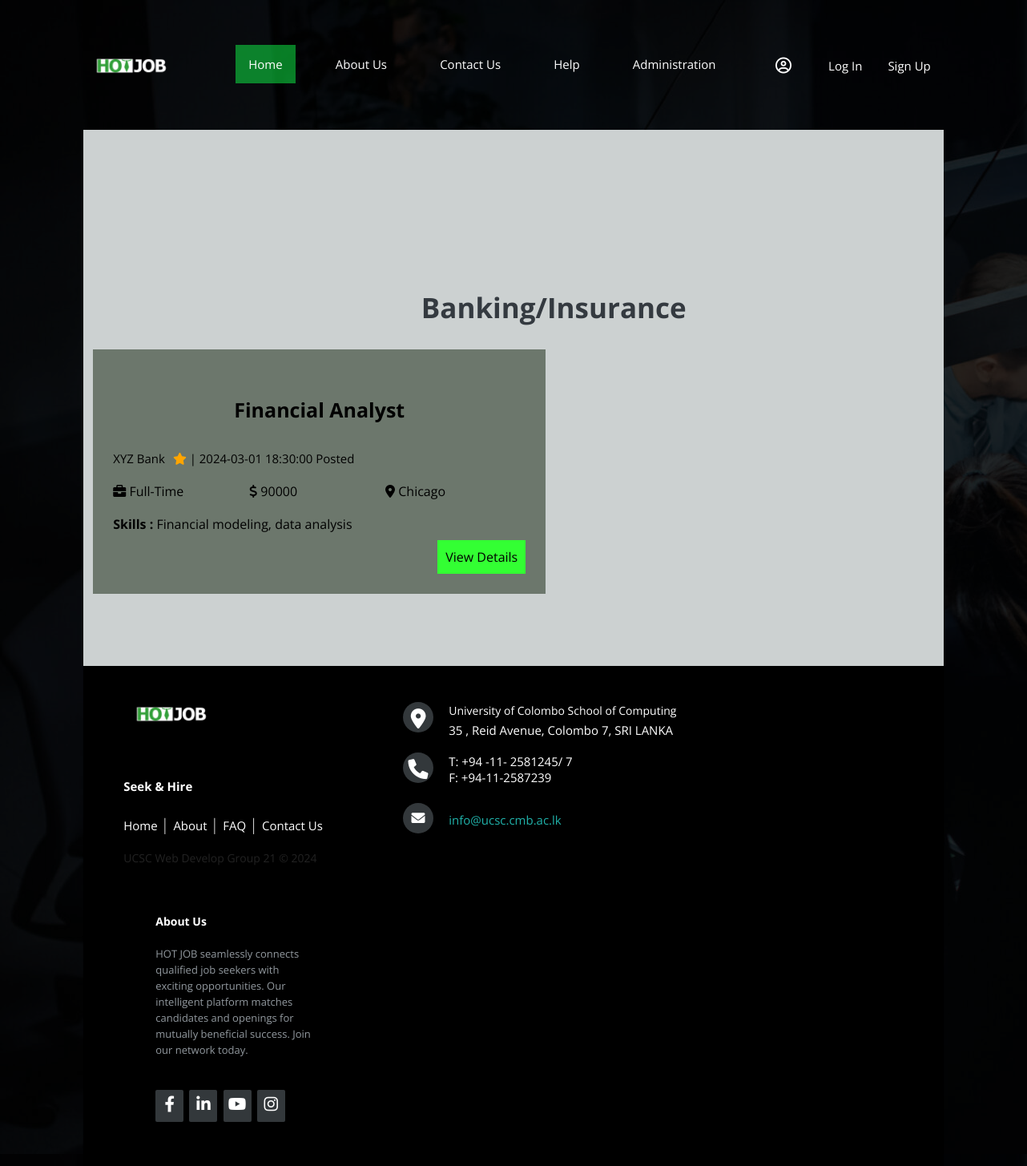
Screenshot of /job/banking_insurance.php with the database file from the repository.
### tables this page shows
CREATE TABLE `job_data` (
  `jobId` int(11) NOT NULL,
  `recId` int(11) NOT NULL,
  `companyName` varchar(255) NOT NULL,
  `companyWeb` varchar(255) NOT NULL,
  `companyDesc` varchar(255) NOT NULL,
  `jobCategory` varchar(255) NOT NULL,
  `jobTitle` varchar(255) NOT NULL,
  `jobDesc` varchar(500) NOT NULL,
  `jobLoc` varchar(255) NOT NULL,
  `jobType` varchar(255) NOT NULL,
  `salary` decimal(20,0) NOT NULL,
  `benefit` varchar(500) NOT NULL,
  `empStatus` varchar(255) NOT NULL,
  `recName` varchar(255) NOT NULL,
  `recEmail` varchar(255) NOT NULL,
  `recPhone` int(20) NOT NULL,
  `minSkill` varchar(255) NOT NULL,
  `minEdu` varchar(255) NOT NULL,
  `appIns` varchar(500) NOT NULL,
  `reqAppMat` varchar(255) NOT NULL,
  `createdTime` timestamp NOT NULL DEFAULT current_timestamp() ON UPDATE current_timestamp()
);

### job/banking_insurance.php (the view, shortened to what this page needs)
<!DOCTYPE html>
<html>
<head>
    <link rel="stylesheet" href="./../css/job_category.css">
</head>
<body>
    <?php include("job_header.php");
include("./../includes/job.dbh.inc.php") ?>
<main>
    <article>
        <div class="width-100 recent-job">
            <div class="jobcontainer">
                <h2 class="recent-job-heading">Banking/Insurance</h2>
                <?php
                $sql = "SELECT * FROM job_data WHERE jobCategory='Banking/Insurance' ORDER BY createdTime Desc";
                $result = $conn->query($sql);
                if ($result->num_rows > 0) {
                    while($row = $result->fetch_assoc()) {
                        ?>
                        <div class="width-50">
                            <div class="recent-job-list">
                                <div class="width-100">
                                    <h4 class="job-title"><?php echo $row["jobTitle"]; ?></h4>
                                    <p class="job-company"><?php echo $row["companyName"]; ?><i class="fa fa-star" aria-hidden="true"></i> | <?php echo$row["createdTime"]; ?> Posted </p>
                                </div>
                                <div class="width-33">
                                    <i class="fa fa-briefcase" aria-hidden="true"></i> <?php echo $row["jobType"]; ?>
                                </div>
                                <div class="width-33">
                                    <i class="fas fa-dollar-sign" aria-hidden="true"></i> <?php echo $row["salary"]; ?>
                                </div>
                                <div class="width-33">
                                    <i class="fas fa-map-marker-alt" aria-hidden="true"></i> <?php echo $row["jobLoc"]; ?>
                                </div>
                                <div class="width-100">
                                    <p class="job-skill">
                                        <b>Skills : </b><?php echo $row["minSkill"]; ?>
                                    </p>
                                </div>
                                <div class="width-100">
                                        <div class="width-100">
                                        <a href="./../job_details.php?job_Id=<?php echo $row['jobId']; ?>" class="job-apply-button">View Details</a>
                                    </div>
                                </div>
                            </div>
                        </div>
                        <?php
                    }
                } else {
                    echo "<p class='width-100'>No jobs found.</p>";
                }
                ?>
            </div>
        </div>
    </article>
</main>
</body>
<?php include("job_footer.php"); ?>
</html>

### css/job_category.css (style rules this page uses)
body { background-image: linear-gradient(rgba(0,0,0,0.8),rgba(0,0,0,0.8)),url(./../images/background.png); color: #fff; font-family: Arial, sans-serif; }
h2 { color: #4CAF50; padding-top: 10%; }
h4 { color: #000000; }
a { color: #4CAF50; text-decoration: none; }
.jobcontainer { background-color: none; padding: 2px; border-radius: 0px; width: 100%; }
.recent-job { padding-top: 50px; background-color: #CCD1D1; padding-bottom: 70px; }
.recent-job-heading { text-align:center; color: #343a40; font-size: 35px; }
.recent-job-list { float: left; background-color:#6c776c ; padding: 25px; margin-left: 10px; margin-right: 10px; margin-bottom: 20px; }
.job-title { text-align: center; font-size: 25px; }
.job-company { margin-top: 10px; margin-bottom: 20px; color: black; }
.job-company i { color: orange; margin-left: 10px; }
.job-skill { margin-top: 20px; margin-bottom: 10px; font-size: 16px; color: black; }
.job-apply-button { background: #33FF33; padding: 10px; color:black; text-decoration: none; float: right; }
.jobcontainer { width: 1170px; margin: 0px auto; }
.width-100 { width: 100%; float: left; color: black; }
.width-50 { float: left; width: 50%; color: black; }
.width-33 { width: 33%; float: left; color: black; }

### css/home.css (style rules this page uses)
body { margin: 0; padding: 2px; font-family: 'Segoe UI', Tahoma, Geneva, Verdana, sans-serif, sans-serif; background-image: linear-gradient(rgba(0, 0, 0, 0.8),rgba(0,0,0,0.8)),url(./../images/background.png); }
p { color: white; font-size: 15px; line-height: 20px; text-decoration: none; }
.recent-job { padding-top: 50px; background-color: #CCD1D1; padding-bottom: 70px; }
.recent-job-heading { text-align:center; color: #343a40; font-size: 35px; }
.recent-job-list { float: left; background-color:#6c776c ; padding: 25px; margin-left: 10px; margin-right: 10px; margin-bottom: 20px; }
.job-title { text-align: center; font-size: 25px; }
.job-company { margin-top: 10px; margin-bottom: 20px; color: black; }
.job-company i { color: orange; margin-left: 10px; }
.job-skill { margin-top: 20px; margin-bottom: 10px; font-size: 16px; color: black; }
.job-apply-button { background: #33FF33; padding: 10px; color:black; text-decoration: none; float: right; }
.jobcontainer { width: 1170px; margin: 0px auto; }
.width-100 { width: 100%; float: left; color: black; }
.width-50 { float: left; width: 50%; color: black; }
.width-33 { width: 33%; float: left; color: black; }

### css/footer.css (style rules this page uses)
* { font-family: Open Sans; }

### rows the page displays
job_data: jobTitle "Financial Analyst", companyName "XYZ Bank", createdTime "2024-03-01 18:30:00", jobType "Full-Time", salary "90000", jobLoc "Chicago", minSkill "Financial modeling, data analysis"
